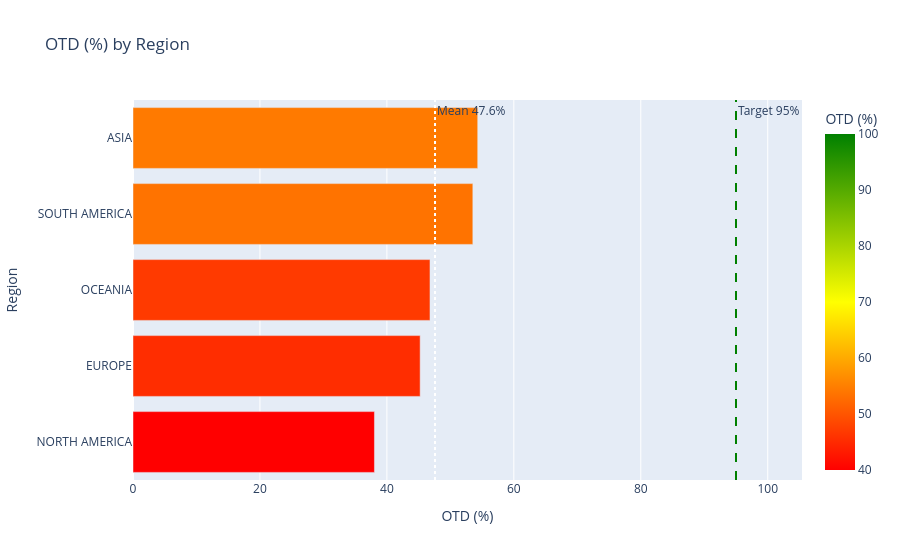

The notebook cell saved with this chart:
### Code cell
# Chart 2: OTD by region
otd_region = silver.groupby("order_region").agg(
    total=("order_id","count"), late=("is_late","sum")
).reset_index()
otd_region["otd_pct"] = round((otd_region["total"] - otd_region["late"]) / otd_region["total"] * 100, 2)
otd_region = otd_region.sort_values("otd_pct")

fig2 = px.bar(
    otd_region, x="otd_pct", y="order_region", orientation="h",
    title="OTD (%) by Region",
    labels={"otd_pct": "OTD (%)", "order_region": "Region"},
    color="otd_pct",
    color_continuous_scale=["red","yellow","green"],
    range_color=[40, 100]
)
fig2.add_vline(x=95, line_dash="dash", line_color="green",
               annotation_text="Target 95%")
fig2.add_vline(x=otd_region["otd_pct"].mean(), line_dash="dot",
               line_color="white",
               annotation_text=f"Mean {otd_region['otd_pct'].mean():.1f}%")

# Salvar gráfico
saved_path = save_figure(fig2, "otd_by_region.png")
print(f"✅ Gráfico salvo em: {saved_path}")

fig2.show()

### Figure 1 — Plotly figure (JSON) as saved in the notebook; plotly's stock layout.template omitted (floating-point values rounded to 4 significant figures)
{"data": [{"alignmentgroup": "True", "hovertemplate": "OTD (%)=%{marker.color}<br>Region=%{y}<extra></extra>", "legendgroup": "", "marker": {"color": [38.04, 45.24, 46.79, 53.54, 54.31], "coloraxis": "coloraxis", "pattern": {"shape": ""}}, "name": "", "offsetgroup": "", "orientation": "h", "showlegend": false, "textposition": "auto", "type": "bar", "x": [38.04, 45.24, 46.79, 53.54, 54.31], "xaxis": "x", "y": ["NORTH AMERICA", "EUROPE", "OCEANIA", "SOUTH AMERICA", "ASIA"], "yaxis": "y"}], "layout": {"annotations": [{"showarrow": false, "text": "Target 95%", "x": 95, "xanchor": "left", "xref": "x", "y": 1, "yanchor": "top", "yref": "y domain"}, {"showarrow": false, "text": "Mean 47.6%", "x": 47.58, "xanchor": "left", "xref": "x", "y": 1, "yanchor": "top", "yref": "y domain"}], "barmode": "relative", "coloraxis": {"cmax": 100, "cmin": 40, "colorbar": {"title": {"text": "OTD (%)"}}, "colorscale": [[0, "red"], [0.5, "yellow"], [1, "green"]]}, "legend": {"tracegroupgap": 0}, "shapes": [{"line": {"color": "green", "dash": "dash"}, "type": "line", "x0": 95, "x1": 95, "xref": "x", "y0": 0, "y1": 1, "yref": "y domain"}, {"line": {"color": "white", "dash": "dot"}, "type": "line", "x0": 47.58, "x1": 47.58, "xref": "x", "y0": 0, "y1": 1, "yref": "y domain"}], "title": {"text": "OTD (%) by Region"}, "xaxis": {"anchor": "y", "domain": [0, 1], "title": {"text": "OTD (%)"}}, "yaxis": {"anchor": "x", "domain": [0, 1], "title": {"text": "Region"}}}}
